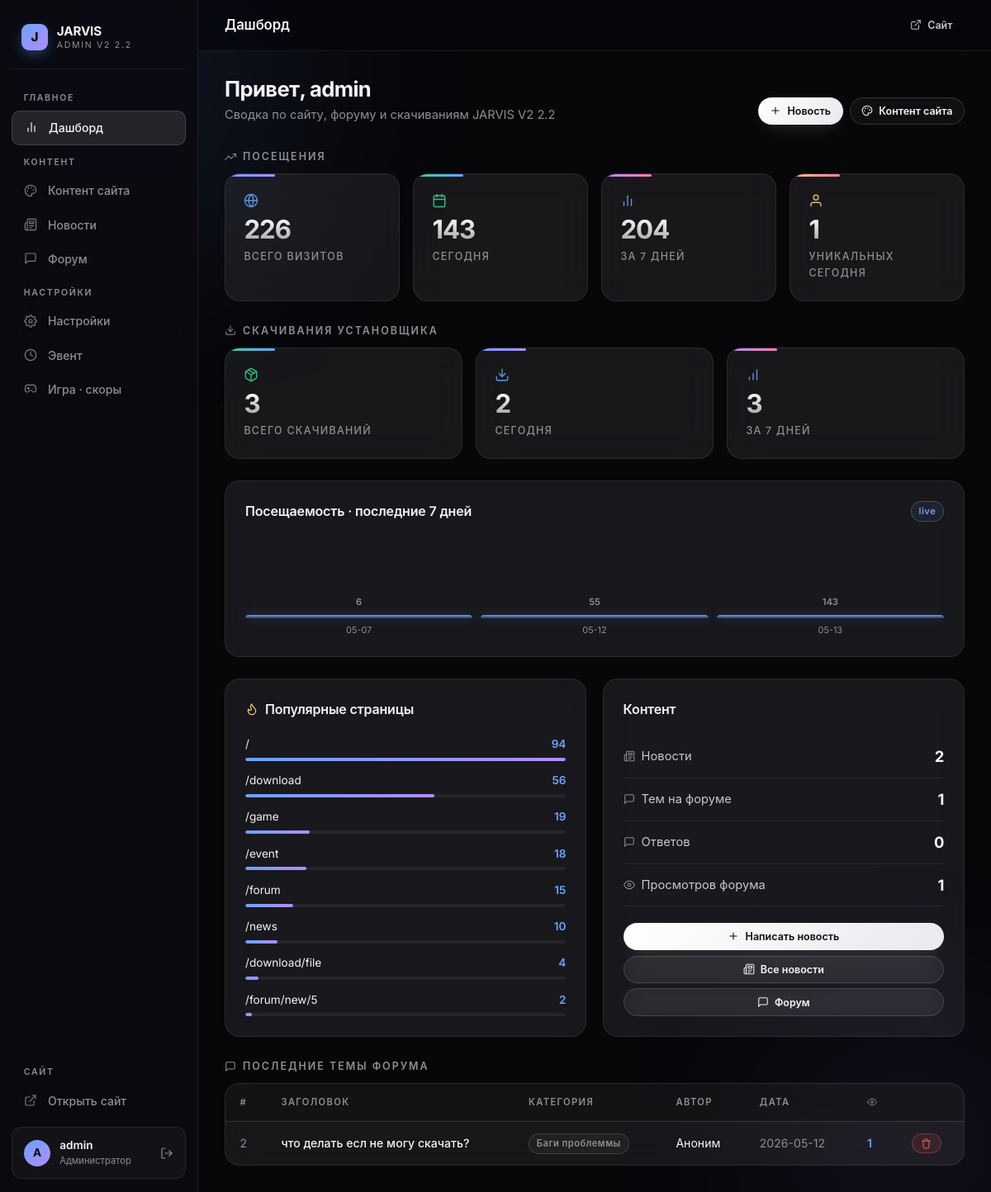
Screenshot of /admin (signed in) with the database file from the repository.
### tables this page shows
CREATE TABLE forum_posts (
    id INTEGER PRIMARY KEY AUTOINCREMENT,
    category_id INTEGER REFERENCES forum_categories(id) ON DELETE CASCADE,
    title TEXT NOT NULL,
    content TEXT NOT NULL,
    author_name TEXT DEFAULT 'Аноним',
    views INTEGER DEFAULT 0,
    is_pinned INTEGER DEFAULT 0,
    is_locked INTEGER DEFAULT 0,
    created_at TIMESTAMP DEFAULT CURRENT_TIMESTAMP
);

CREATE TABLE forum_categories (
    id INTEGER PRIMARY KEY AUTOINCREMENT,
    name TEXT NOT NULL,
    description TEXT DEFAULT '',
    icon TEXT DEFAULT '💬',
    sort_order INTEGER DEFAULT 0
);

### server.py (the view)
@app.route("/admin/")
@app.route("/admin")
@admin_required
def admin_dashboard():
    db = get_conn()
    news_count    = db.execute("SELECT COUNT(*) FROM news").fetchone()[0]
    posts_count   = db.execute("SELECT COUNT(*) FROM forum_posts").fetchone()[0]
    replies_count = db.execute("SELECT COUNT(*) FROM forum_replies").fetchone()[0]
    total_views   = db.execute("SELECT COALESCE(SUM(views),0) FROM forum_posts").fetchone()[0]
    visits_total  = db.execute("SELECT COUNT(*) FROM page_visits").fetchone()[0]
    visits_today  = db.execute(
        "SELECT COUNT(*) FROM page_visits WHERE date(created_at)=date('now')"
    ).fetchone()[0]
    visits_week   = db.execute(
        "SELECT COUNT(*) FROM page_visits WHERE created_at >= datetime('now','-7 days')"
    ).fetchone()[0]
    unique_today  = db.execute(
        "SELECT COUNT(DISTINCT ip_hash) FROM page_visits WHERE date(created_at)=date('now')"
    ).fetchone()[0]
    dl_total  = db.execute("SELECT COUNT(*) FROM downloads").fetchone()[0]
    dl_today  = db.execute(
        "SELECT COUNT(*) FROM downloads WHERE date(created_at)=date('now')"
    ).fetchone()[0]
    dl_week   = db.execute(
        "SELECT COUNT(*) FROM downloads WHERE created_at >= datetime('now','-7 days')"
    ).fetchone()[0]
    top_pages = db.execute(
        "SELECT path, COUNT(*) as cnt FROM page_visits "
        "GROUP BY path ORDER BY cnt DESC LIMIT 8"
    ).fetchall()
    visits_chart = db.execute(
        "SELECT date(created_at) as day, COUNT(*) as cnt "
        "FROM page_visits "
        "WHERE created_at >= datetime('now','-7 days') "
        "GROUP BY day ORDER BY day"
    ).fetchall()
    stats = {
        "news_count":    news_count,
        "posts_count":   posts_count,
        "replies_count": replies_count,
        "total_views":   total_views,
        "visits_total":  visits_total,
        "visits_today":  visits_today,
        "visits_week":   visits_week,
        "unique_today":  unique_today,
        "dl_total":      dl_total,
        "dl_today":      dl_today,
        "dl_week":       dl_week,
    }
    recent_posts = db.execute(
        "SELECT fp.*, fc.name as cat_name FROM forum_posts fp "
        "JOIN forum_categories fc ON fp.category_id=fc.id "
        "ORDER BY fp.created_at DESC LIMIT 5"
    ).fetchall()
    return render_template("admin/dashboard.html",
                           stats=stats,
                           recent_posts=recent_posts,
                           top_pages=top_pages,
                           visits_chart=list(visits_chart))

### database.py (called while the page is built)
def get_db():
    conn = sqlite3.connect(DB_PATH)
    conn.row_factory = sqlite3.Row
    conn.execute("PRAGMA foreign_keys = ON")
    return conn

### server.py (called while the page is built, shortened)
def get_conn():
    if "db" not in g:
        g.db = get_db()
    return g.db

@app.before_request
def track_visit():
    path = request.path
    if any(path.startswith(p) for p in SKIP_TRACK_PREFIXES):
        return

def admin_required(f):
    @functools.wraps(f)
    def wrapper(*args, **kwargs):
        if not session.get("admin_logged_in"):
            return redirect(url_for("admin_login"))
        return f(*args, **kwargs)
    return wrapper

def _site_settings_dict():
    out = dict(DEFAULT_SETTINGS)
    try:
        rows = get_conn().execute("SELECT key, value FROM site_settings").fetchall()
        for r in rows:
            key, val = r["key"], r["value"]
            if not val and key not in _BOOL_SETTING_KEYS_BASE and key in DEFAULT_SETTINGS:
                out[key] = DEFAULT_SETTINGS[key]
            else:
                out[key] = val
    except Exception:
        pass
    return out

@app.context_processor
def inject_globals():
    s = _site_settings_dict()
    s["summer_design_bool"] = (s.get("summer_design", "0") == "1")
    s["event_active_bool"]  = (s.get("event_active",  "0") == "1")
    s["ann_enabled_bool"]   = (s.get("ann_enabled",   "0") == "1")
    s["gate_tg_enabled_bool"] = (s.get("gate_tg_enabled", "0") == "1")
    s["game_enabled_bool"]  = (s.get("game_enabled",  "0") == "1")
    return {
        "site":           s,
        "summer_design":  s["summer_design_bool"],
        "event_active":   s["event_active_bool"],
        "event_title":    s.get("event_title", ""),
    }

### templates/admin/dashboard.html (shortened to what this page needs)
{% extends 'admin/base.html' %}
{% from '_icons.html' import icon %}
{% block topbar %}Дашборд{% endblock %}
{% block content %}
<div class="a-page-head">
  <div>
    <h2>Привет, {{ session.get('admin_username', 'admin') }}</h2>
    <div class="desc">Сводка по сайту, форуму и скачиваниям JARVIS V2 2.2</div>
  </div>
  <div class="actions">
    <a href="{{ url_for('admin_news_create') }}" class="a-btn a-btn-primary a-btn-sm">{{ icon('plus', 14) }} Новость</a>
    <a href="{{ url_for('admin_site_content') }}" class="a-btn a-btn-secondary a-btn-sm">{{ icon('palette', 14) }} Контент сайта</a>
  </div>
</div>
<div class="a-card-title" style="margin-bottom:0.7rem; display:flex; align-items:center; gap:.5rem;">{{ icon('trending-up', 14) }} Посещения</div>
<div class="a-stat-grid">
  <div class="a-stat">
    <div class="a-stat-icon">{{ icon('globe', 18, 'ico-accent') }}</div>
    <div class="a-stat-num">{{ stats.visits_total }}</div>
    <div class="a-stat-label">Всего визитов</div>
  </div>
  <div class="a-stat alt-2">
    <div class="a-stat-icon">{{ icon('calendar', 18, 'ico-success') }}</div>
    <div class="a-stat-num">{{ stats.visits_today }}</div>
    <div class="a-stat-label">Сегодня</div>
  </div>
  <div class="a-stat alt-1">
    <div class="a-stat-icon">{{ icon('chart', 18, 'ico-accent') }}</div>
    <div class="a-stat-num">{{ stats.visits_week }}</div>
    <div class="a-stat-label">За 7 дней</div>
  </div>
  <div class="a-stat alt-3">
    <div class="a-stat-icon">{{ icon('user', 18, 'ico-warn') }}</div>
    <div class="a-stat-num">{{ stats.unique_today }}</div>
    <div class="a-stat-label">Уникальных сегодня</div>
  </div>
</div>
<div class="a-card-title" style="margin-bottom:0.7rem; display:flex; align-items:center; gap:.5rem;">{{ icon('download', 14) }} Скачивания установщика</div>
<div class="a-stat-grid">
  <div class="a-stat alt-2">
    <div class="a-stat-icon">{{ icon('package', 18, 'ico-success') }}</div>
    <div class="a-stat-num">{{ stats.dl_total }}</div>
    <div class="a-stat-label">Всего скачиваний</div>
  </div>
  <div class="a-stat">
    <div class="a-stat-icon">{{ icon('download', 18, 'ico-accent') }}</div>
    <div class="a-stat-num">{{ stats.dl_today }}</div>
    <div class="a-stat-label">Сегодня</div>
  </div>
  <div class="a-stat alt-1">
    <div class="a-stat-icon">{{ icon('bar-chart', 18, 'ico-accent') }}</div>
    <div class="a-stat-num">{{ stats.dl_week }}</div>
    <div class="a-stat-label">За 7 дней</div>
  </div>
</div>
{% if visits_chart %}
<div class="a-card" style="margin-bottom:1.6rem;">
  <div class="a-card-head">
    <div class="a-card-title-lg">Посещаемость · последние 7 дней</div>
    <span class="a-badge accent">live</span>
  </div>
  {% set max_val = visits_chart | map(attribute='cnt') | max %}
  <div style="display:flex;align-items:flex-end;gap:10px;height:120px;">
    {% for row in visits_chart %}
      {% set pct = (row['cnt'] / max_val * 100) | int if max_val > 0 else 0 %}
      <div style="flex:1;display:flex;flex-direction:column;align-items:center;gap:6px;">
        <div style="font-size:0.7rem;color:var(--text-3);font-weight:600;">{{ row['cnt'] }}</div>
        <div style="width:100%;border-radius:6px 6px 0 0;
                    background:linear-gradient(180deg, var(--accent), rgba(106,163,255,0.2));
                    height:{{ [pct,4] | max }}%; min-height:4px;
                    box-shadow:0 0 14px rgba(106,163,255,0.3);
                    transition:height .3s;"></div>
        <div style="font-size:0.68rem;color:var(--text-3);">{{ row['day'][5:] }}</div>
      </div>
    {% endfor %}
  </div>
</div>
{% endif %}
<div class="a-grid a-grid-2" style="margin-bottom:1.6rem;">
  <div class="a-card">
    <div class="a-card-head">
      <div class="a-card-title-lg" style="display:flex;align-items:center;gap:.5rem;">{{ icon('flame', 16, 'ico ico-warn') }} Популярные страницы</div>
    </div>
    {% if top_pages %}
      {% set max_p = top_pages[0]['cnt'] %}
      <div style="display:flex;flex-direction:column;gap:0.85rem;">
        {% for page in top_pages %}
        <div>
          <div style="display:flex;justify-content:space-between;font-size:0.85rem;margin-bottom:0.35rem;">
            <span style="color:var(--text);overflow:hidden;text-overflow:ellipsis;white-space:nowrap;max-width:70%;">
              {{ page['path'] }}
            </span>
            <span style="font-weight:600;color:var(--accent);">{{ page['cnt'] }}</span>
          </div>
          <div style="height:4px;background:rgba(255,255,255,0.06);border-radius:3px;overflow:hidden;">
            <div style="height:100%;width:{{ (page['cnt'] / max_p * 100) | int }}%;
                        background:linear-gradient(90deg, var(--accent), var(--accent-2));
                        border-radius:3px;"></div>
          </div>
        </div>
        {% endfor %}
      </div>
    {% else %}
      <div style="text-align:center;padding:2rem;color:var(--text-3);font-size:0.88rem;">Нет данных</div>
    {% endif %}
  </div>
  <div class="a-card">
    <div class="a-card-head">
      <div class="a-card-title-lg">Контент</div>
    </div>
    <div style="display:flex;flex-direction:column;gap:0;">
      {% for label, val, ic in [
          ('Новости', stats.news_count, 'news'),
          ('Тем на форуме', stats.posts_count, 'forum'),
          ('Ответов', stats.replies_count, 'message'),
          ('Просмотров форума', stats.total_views, 'eye')
      ] %}
      <div style="display:flex;justify-content:space-between;align-items:center;
                  padding:0.7rem 0;border-bottom:1px solid var(--line);">
        <span style="color:var(--text-2);font-size:0.92rem;display:inline-flex;align-items:center;gap:.5rem;">
          {{ icon(ic, 14, 'ico ico-muted') }} {{ label }}
        </span>
        <span style="font-weight:700;font-size:1.15rem;letter-spacing:-0.02em;">{{ val }}</span>
      </div>
      {% endfor %}
    </div>
    <div style="display:flex;flex-direction:column;gap:0.4rem;margin-top:1.2rem;">
      <a href="{{ url_for('admin_news_create') }}" class="a-btn a-btn-primary a-btn-sm">{{ icon('plus', 14) }} Написать новость</a>
      <a href="{{ url_for('admin_news') }}" class="a-btn a-btn-secondary a-btn-sm">{{ icon('news', 14) }} Все новости</a>
      <a href="{{ url_for('admin_forum') }}" class="a-btn a-btn-secondary a-btn-sm">{{ icon('forum', 14) }} Форум</a>
    </div>
  </div>
</div>
{% if recent_posts %}
<div class="a-card-title" style="margin-bottom:0.7rem; display:flex; align-items:center; gap:.5rem;">{{ icon('forum', 14) }} Последние темы форума</div>
<div class="a-table-wrap">
  <table class="a-table">
    <thead>
      <tr>
        <th>#</th>
        <th>Заголовок</th>
        <th>Категория</th>
        <th>Автор</th>
        <th>Дата</th>
        <th>{{ icon('eye', 12) }}</th>
        <th></th>
      </tr>
    </thead>
    <tbody>
      {% for post in recent_posts %}
      <tr>
        <td style="color:var(--text-3);">{{ post['id'] }}</td>
        <td>
          <a href="{{ url_for('forum_post', cat_id=post['category_id'], post_id=post['id']) }}"
             style="color:var(--text);font-weight:500;" target="_blank">
            {{ post['title'][:60] }}{% if post['title']|length > 60 %}…{% endif %}
          </a>
        </td>
        <td><span class="a-badge muted">{{ post['cat_name'] }}</span></td>
        <td>{{ post['author_name'] }}</td>
        <td style="color:var(--text-3);">{{ post['created_at'][:10] }}</td>
        <td style="color:var(--accent);font-weight:600;">{{ post['views'] }}</td>
        <td>
          <form method="POST" action="{{ url_for('admin_forum_post_delete', pid=post['id']) }}"
                onsubmit="return confirm('Удалить тему?')">
            <button class="a-btn a-btn-danger a-btn-xs" type="submit">{{ icon('trash', 13) }}</button>
          </form>
        </td>
      </tr>
      {% endfor %}
    </tbody>
  </table>
</div>
{% endif %}
{% endblock %}

### rows the page displays
forum_posts: id "2", title "что делать есл не могу скачать?", cat_name "Баги проблеммы", author_name "Аноним", created_at "2026-05-12", views "1", {{ size }} 13 (drawn)

### other values shown
{{ (session.get('admin_username', 'A')|upper)[:1] }} "A"
{{ session.get('admin_username', 'admin') }} "admin"
{{ stats.visits_total }} "226"
{{ stats.visits_today }} "143"
{{ stats.visits_week }} "204"
{{ stats.unique_today }} "1"
{{ stats.dl_total }} "3"
{{ stats.dl_today }} "2"
{{ stats.dl_week }} "3"
{{ row['cnt'] }} "6" "55" "143"
{{ row['day'][5:] }} "05-07" "05-12" "05-13"
{{ page['path'] }} "/" "/download" "/game" "/event" "/forum" "/news" "/download/file" "/forum/new/5"
{{ page['cnt'] }} "94" "56" "19" "18" "15" "10" "4" "2"
{{ label }} "Новости" "Тем на форуме" "Ответов" "Просмотров форума"
{{ val }} "2" "1" "0" "1"
